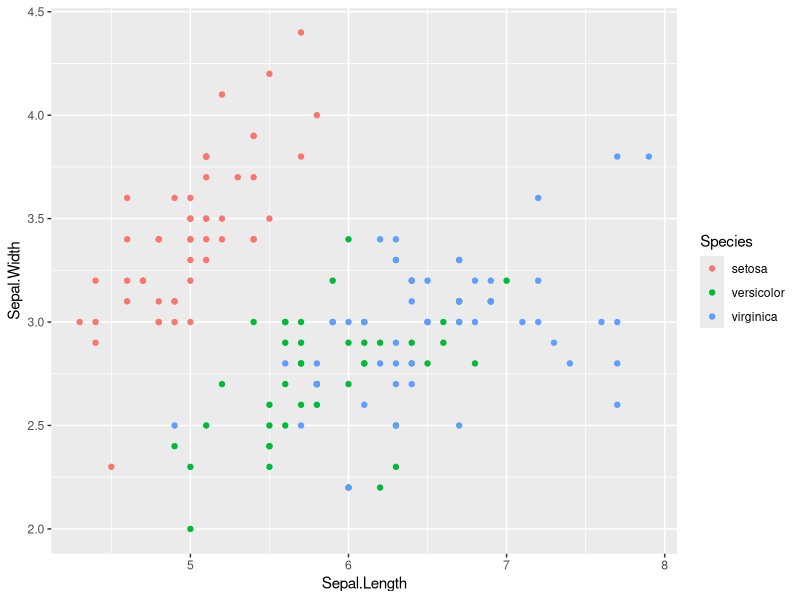
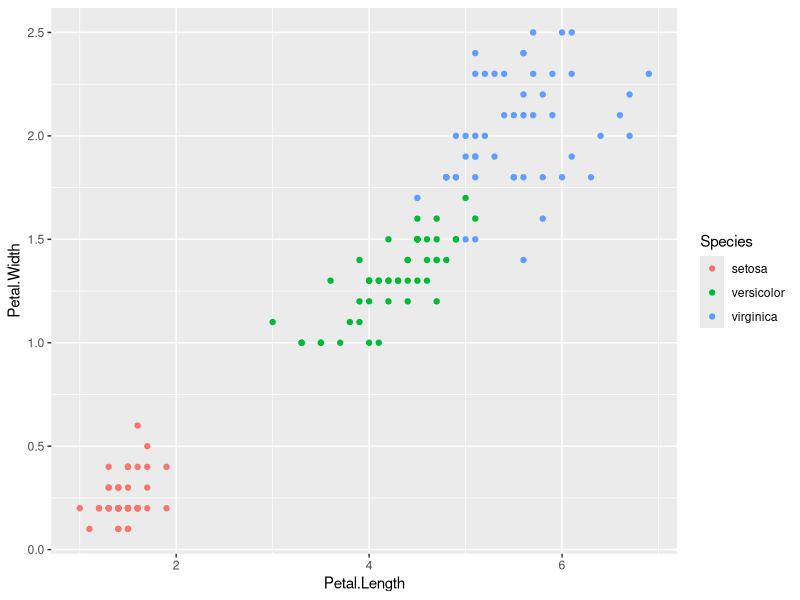
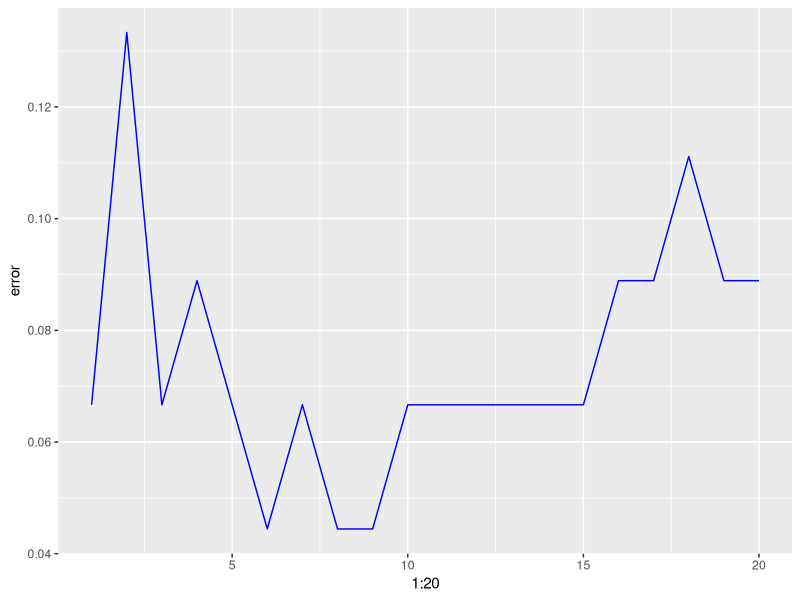

The R source for these figures, in order:
library(tidyverse)
library(class)
library(caret)
#install.packages("gmodels")
library(gmodels)

#turns off scientific notation
options(scipen=999)

data(iris)
summary(iris)

iris %>%
  ggplot(aes(x=Sepal.Length, y = Sepal.Width, col = Species)) +
  geom_point()

iris %>%
  ggplot(aes(x = Petal.Length, y = Petal.Width, col = Species)) +
  geom_point()

iris <- iris %>% mutate(id = row_number(), .before=Sepal.Length)
summary(iris)

set.seed(3544)
iris_train <- iris %>% sample_frac(.70)
iris_test <- anti_join(iris, iris_train, by = 'id')
target_cat <- pull(iris_train,"Species")
target_cat
test_cat <- pull(iris_test, "Species")
test_cat

# rule of thumb k = Sqrt(number of obs)
sqrt(nrow(iris_train))

# we can also try some runs
error<-c()
for (i in 1:20){
  knn.fit <- knn(train = iris_train[,2:4], test = iris_test[,2:4], cl = as.factor(target_cat), k = i)
  error[i] = 1- mean(knn.fit == iris_test$Species)
  print(paste("Run:", i, ": Error: ", round(error[i],4)))
}
print(min(error))

ggplot(data = data.frame(error), aes(x = 1:20, y = error)) +
  geom_line(color = "Blue")

#KNN trains and then runs itself on the test data.
knn.fit <- knn(train = iris_train[,2:4], 
               test = iris_test[,2:4], 
               cl = as.factor(target_cat), 
               k = 10)

cm <- confusionMatrix(data=knn.fit, reference = as.factor(test_cat))
cm

#Running multiple times may produce different results because
#ties are broken at random...

#wCrossTable(x = test_cat, y = knn.fit)
